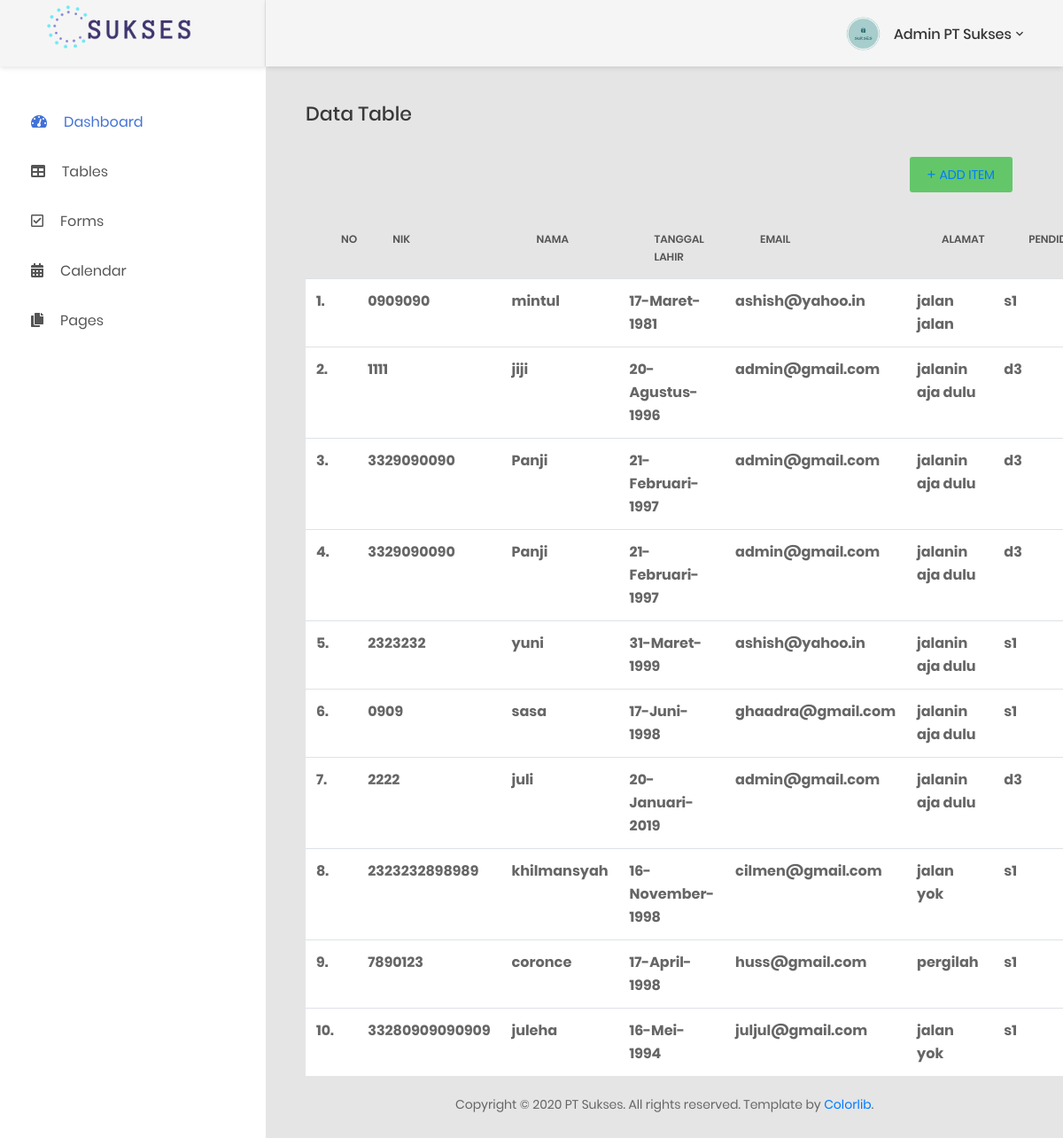
Page /table.php (signed in) on the committed database.
### tables this page shows
CREATE TABLE `pegawai` (
  `id_pegawai` int(50) NOT NULL,
  `nik` varchar(30) NOT NULL,
  `nama` varchar(50) NOT NULL,
  `tgl_lahir` varchar(50) NOT NULL,
  `email` varchar(30) NOT NULL,
  `alamat` varchar(50) NOT NULL,
  `pendidikan` varchar(20) NOT NULL,
  `jurusan` varchar(20) NOT NULL,
  `foto` varchar(10) NOT NULL
);

### table.php (the view, shortened to what this page needs)
<!DOCTYPE html>
<html lang="en">
<head>
    <link href="css/font-face.css" rel="stylesheet" media="all">
    <link href="vendor/font-awesome-4.7/css/font-awesome.min.css" rel="stylesheet" media="all">
    <link href="vendor/font-awesome-5/css/fontawesome-all.min.css" rel="stylesheet" media="all">
    <link href="vendor/mdi-font/css/material-design-iconic-font.min.css" rel="stylesheet" media="all">
    <link href="vendor/bootstrap-4.1/bootstrap.min.css" rel="stylesheet" media="all">
    <link href="vendor/animsition/animsition.min.css" rel="stylesheet" media="all">
    <link href="vendor/bootstrap-progressbar/bootstrap-progressbar-3.3.4.min.css" rel="stylesheet" media="all">
    <link href="vendor/wow/animate.css" rel="stylesheet" media="all">
    <link href="vendor/css-hamburgers/hamburgers.min.css" rel="stylesheet" media="all">
    <link href="vendor/slick/slick.css" rel="stylesheet" media="all">
    <link href="vendor/select2/select2.min.css" rel="stylesheet" media="all">
    <link href="vendor/perfect-scrollbar/perfect-scrollbar.css" rel="stylesheet" media="all">
    <link href="css/theme.css" rel="stylesheet" media="all">
</head>
<body class="animsition">
    <div class="page-wrapper">
        <aside class="menu-sidebar d-none d-lg-block">
            <div class="logo">
                <a href="#">
                    <img src="images/icon/sakses.png" alt="Cool Admin" />
                </a>
            </div>
            <div class="menu-sidebar__content js-scrollbar1">
                <nav class="navbar-sidebar">
                    <ul class="list-unstyled navbar__list">
                        <li class="active has-sub">
                            <a class="js-arrow" href="halaman_admin.php">
                                <i class="fas fa-tachometer-alt"></i>Dashboard</a>
                        </li>
                        <li>
                            <a href="table.php">
                                <i class="fas fa-table"></i>Tables</a>
                        </li>
                        <li>
                            <a href="form.php">
                                <i class="far fa-check-square"></i>Forms</a>
                        </li>
                        <li>
                            <a href="calender.php">
                                <i class="fas fa-calendar-alt"></i>Calendar</a>
                        </li>
                        <li class="has-sub">
                            <a class="js-arrow" href="#">
                                <i class="fas fa-copy"></i>Pages</a>
                        </li>
                    </ul>
                </nav>
            </div>
        </aside>
        <div class="page-container">
            <header class="header-desktop">
                <div class="section__content section__content--p30">
                    <div class="container-fluid">
                        <div class="header-wrap">
                            <div class="header-button">
                                <div class="account-wrap">
                                    <div class="account-item clearfix js-item-menu">
                                        <div class="image">
                                            <img src="images/icon/bulet.png" alt="Admin PT Sukses" />
                                        </div>
                                        <div class="content">
                                            <a class="js-acc-btn" href="#">Admin PT Sukses</a>
                                        </div>
                                    </div>
                                </div>
                            </div>
                        </div>
                    </div>
                </div>
            </header>
            <div class="main-content">
                <div class="section__content section__content--p30">
                    <div class="container-fluid">
                        <div class="row">
                            <div class="col-md-12">
                                <h3 class="title-5 m-b-35">data table</h3>
                                <div class="table-data__tool">
                                    <div class="table-data__tool-right">
                                        <button class="au-btn au-btn-icon au-btn--green au-btn--small">
                                            <a href="form.php">
                                                <i class="zmdi zmdi-plus"></i>add item
                                            </a>
                                        </button>
                                    </div>
                                </div>
                                <div class="table-responsive table-responsive-data2">
                                    <table class="table table-data2">
                                        <thead>
                                            <tr>
                                                <th>no</th>
                                                <th>nik</th>
                                                <th>nama</th>
                                                <th>tanggal lahir</th>
                                                <th>email</th>
                                                <th>alamat</th>
                                                <th>pendidikan</th>
                                            </tr>
                                        </thead>
                                        <tbody>
                                        <?php
                                          $query = mysql_query("SELECT * FROM pegawai") or die (mysql_error());
                                          $nomor=1;
                                          while($data = mysql_fetch_array($query)){?>
                                          <tr>
                                             <th align="center"><?php echo $nomor++; ?>.</th>
                                             <th><?php echo $data['nik']; ?></th>
                                             <th><?php echo $data['nama']; ?></th>
                                             <th><?php echo $data['tgl_lahir']; ?></th>
                                             <th><?php echo $data['email']; ?></th>
                                             <th><?php echo $data['alamat']; ?></th>
                                             <th><?php echo $data['pendidikan']; ?></th>
                                           </tr>
                                         <?php } ?>
                                         </tbody>
                                    </table>
                                </div>
                            </div>
                        </div>
                        <div class="row">
                            <div class="col-md-12">
                                <div class="copyright">
                                    <p>Copyright © 2020 PT Sukses. All rights reserved. Template by <a href="https://colorlib.com">Colorlib</a>.</p>
                                </div>
                            </div>
                        </div>
                    </div>
                </div>
            </div>
        </div>
    </div>
</body>
</html>

### rows in the picture
pegawai: nik "0909090", nama "mintul", tgl_lahir "17-Maret-1981", email "ashish@yahoo.in", alamat "jalan jalan", pendidikan "s1"
pegawai: nik "1111", nama "jiji", tgl_lahir "20-Agustus-1996", email "admin@gmail.com", alamat "jalanin aja dulu", pendidikan "d3"
pegawai: nik "3329090090", nama "Panji", tgl_lahir "21-Februari-1997", email "admin@gmail.com", alamat "jalanin aja dulu", pendidikan "d3"
pegawai: nik "3329090090", nama "Panji", tgl_lahir "21-Februari-1997", email "admin@gmail.com", alamat "jalanin aja dulu", pendidikan "d3"
pegawai: nik "2323232", nama "yuni", tgl_lahir "31-Maret-1999", email "ashish@yahoo.in", alamat "jalanin aja dulu", pendidikan "s1"
pegawai: nik "0909", nama "sasa", tgl_lahir "17-Juni-1998", email "ghaadra@gmail.com", alamat "jalanin aja dulu", pendidikan "s1"
pegawai: nik "2222", nama "juli", tgl_lahir "20-Januari-2019", email "admin@gmail.com", alamat "jalanin aja dulu", pendidikan "d3"
pegawai: nik "2323232898989", nama "khilmansyah", tgl_lahir "16-November-1998", email "cilmen@gmail.com", alamat "jalan yok", pendidikan "s1"
pegawai: nik "7890123", nama "coronce", tgl_lahir "17-April-1998", email "huss@gmail.com", alamat "pergilah", pendidikan "s1"
pegawai: nik "33280909090909", nama "juleha", tgl_lahir "16-Mei-1994", email "juljul@gmail.com", alamat "jalan yok", pendidikan "s1"
